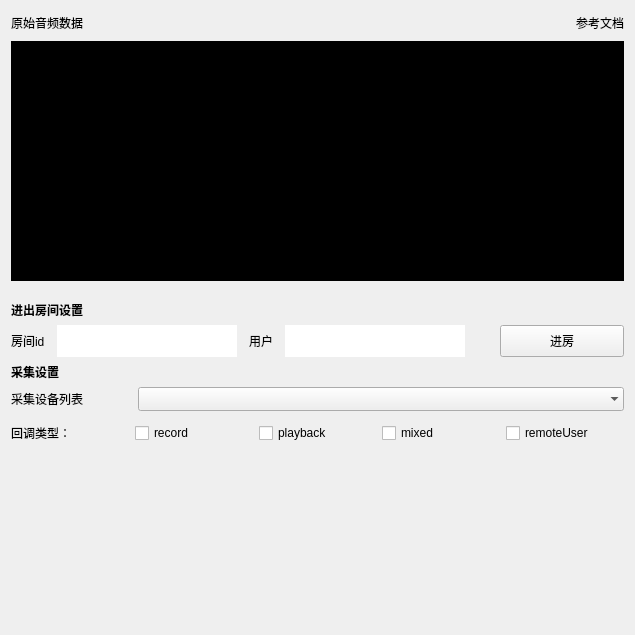
<?xml version="1.0" encoding="UTF-8"?>
<ui version="4.0">
 <class>RawAudioData</class>
 <widget class="QWidget" name="RawAudioData">
  <property name="geometry">
   <rect>
    <x>0</x>
    <y>0</y>
    <width>635</width>
    <height>635</height>
   </rect>
  </property>
  <property name="windowTitle">
   <string>Form</string>
  </property>
  <layout class="QVBoxLayout" name="verticalLayout">
   <property name="spacing">
    <number>6</number>
   </property>
   <item>
    <widget class="QWidget" name="widget_top" native="true">
     <property name="minimumSize">
      <size>
       <width>0</width>
       <height>24</height>
      </size>
     </property>
     <property name="maximumSize">
      <size>
       <width>16777215</width>
       <height>24</height>
      </size>
     </property>
     <layout class="QHBoxLayout" name="horizontalLayout">
      <property name="spacing">
       <number>6</number>
      </property>
      <property name="leftMargin">
       <number>0</number>
      </property>
      <property name="topMargin">
       <number>0</number>
      </property>
      <property name="rightMargin">
       <number>0</number>
      </property>
      <property name="bottomMargin">
       <number>0</number>
      </property>
      <item>
       <widget class="QLabel" name="label_title">
        <property name="font">
         <font>
          <bold>false</bold>
         </font>
        </property>
        <property name="text">
         <string>原始音频数据</string>
        </property>
       </widget>
      </item>
      <item>
       <spacer name="horizontalSpacer">
        <property name="orientation">
         <enum>Qt::Horizontal</enum>
        </property>
        <property name="sizeHint" stdset="0">
         <size>
          <width>40</width>
          <height>20</height>
         </size>
        </property>
       </spacer>
      </item>
      <item>
       <widget class="QLabel" name="label_7">
        <property name="minimumSize">
         <size>
          <width>18</width>
          <height>18</height>
         </size>
        </property>
        <property name="maximumSize">
         <size>
          <width>18</width>
          <height>18</height>
         </size>
        </property>
        <property name="text">
         <string/>
        </property>
        <property name="pixmap">
         <pixmap resource="../../../resources.qrc">:/img/Resources/ui/document.png</pixmap>
        </property>
        <property name="scaledContents">
         <bool>true</bool>
        </property>
       </widget>
      </item>
      <item>
       <widget class="QLabel" name="label_8">
        <property name="text">
         <string>参考文档</string>
        </property>
        <property name="openExternalLinks">
         <bool>true</bool>
        </property>
       </widget>
      </item>
     </layout>
    </widget>
   </item>
   <item>
    <widget class="QWidget" name="widget_users" native="true">
     <property name="minimumSize">
      <size>
       <width>0</width>
       <height>0</height>
      </size>
     </property>
     <property name="maximumSize">
      <size>
       <width>16777215</width>
       <height>240</height>
      </size>
     </property>
     <property name="styleSheet">
      <string notr="true">background-color: rgb(0, 0, 0);</string>
     </property>
     <layout class="QHBoxLayout" name="horizontalLayout_2">
      <property name="spacing">
       <number>0</number>
      </property>
      <property name="topMargin">
       <number>0</number>
      </property>
      <property name="bottomMargin">
       <number>0</number>
      </property>
      <item>
       <spacer name="horizontalSpacer_3">
        <property name="orientation">
         <enum>Qt::Horizontal</enum>
        </property>
        <property name="sizeHint" stdset="0">
         <size>
          <width>40</width>
          <height>20</height>
         </size>
        </property>
       </spacer>
      </item>
      <item>
       <widget class="UserWidget" name="widget" native="true">
        <property name="minimumSize">
         <size>
          <width>320</width>
          <height>240</height>
         </size>
        </property>
        <property name="maximumSize">
         <size>
          <width>320</width>
          <height>240</height>
         </size>
        </property>
       </widget>
      </item>
      <item>
       <spacer name="horizontalSpacer_4">
        <property name="orientation">
         <enum>Qt::Horizontal</enum>
        </property>
        <property name="sizeHint" stdset="0">
         <size>
          <width>40</width>
          <height>20</height>
         </size>
        </property>
       </spacer>
      </item>
     </layout>
    </widget>
   </item>
   <item>
    <widget class="QLabel" name="label_6">
     <property name="minimumSize">
      <size>
       <width>0</width>
       <height>8</height>
      </size>
     </property>
     <property name="maximumSize">
      <size>
       <width>16777215</width>
       <height>8</height>
      </size>
     </property>
     <property name="text">
      <string/>
     </property>
    </widget>
   </item>
   <item>
    <widget class="QLabel" name="label_t1">
     <property name="font">
      <font>
       <bold>true</bold>
      </font>
     </property>
     <property name="text">
      <string>进出房间设置</string>
     </property>
    </widget>
   </item>
   <item>
    <layout class="QHBoxLayout" name="horizontalLayout_3">
     <property name="spacing">
      <number>12</number>
     </property>
     <item>
      <widget class="QLabel" name="label">
       <property name="styleSheet">
        <string notr="true"/>
       </property>
       <property name="text">
        <string>房间id</string>
       </property>
      </widget>
     </item>
     <item>
      <widget class="QLineEdit" name="lineEdit_room">
       <property name="minimumSize">
        <size>
         <width>180</width>
         <height>32</height>
        </size>
       </property>
       <property name="maximumSize">
        <size>
         <width>180</width>
         <height>32</height>
        </size>
       </property>
       <property name="frame">
        <bool>false</bool>
       </property>
      </widget>
     </item>
     <item>
      <widget class="QLabel" name="label_2">
       <property name="styleSheet">
        <string notr="true"/>
       </property>
       <property name="text">
        <string>用户</string>
       </property>
      </widget>
     </item>
     <item>
      <widget class="QLineEdit" name="lineEdit_uid">
       <property name="minimumSize">
        <size>
         <width>180</width>
         <height>32</height>
        </size>
       </property>
       <property name="maximumSize">
        <size>
         <width>180</width>
         <height>32</height>
        </size>
       </property>
       <property name="frame">
        <bool>false</bool>
       </property>
      </widget>
     </item>
     <item>
      <spacer name="horizontalSpacer_2">
       <property name="orientation">
        <enum>Qt::Horizontal</enum>
       </property>
       <property name="sizeHint" stdset="0">
        <size>
         <width>40</width>
         <height>20</height>
        </size>
       </property>
      </spacer>
     </item>
     <item>
      <widget class="QPushButton" name="btn_join">
       <property name="minimumSize">
        <size>
         <width>124</width>
         <height>32</height>
        </size>
       </property>
       <property name="maximumSize">
        <size>
         <width>124</width>
         <height>32</height>
        </size>
       </property>
       <property name="text">
        <string>进房</string>
       </property>
      </widget>
     </item>
    </layout>
   </item>
   <item>
    <widget class="QLabel" name="label_t2">
     <property name="font">
      <font>
       <bold>true</bold>
      </font>
     </property>
     <property name="text">
      <string>采集设置</string>
     </property>
    </widget>
   </item>
   <item>
    <layout class="QHBoxLayout" name="horizontalLayout_5" stretch="1,4">
     <item>
      <widget class="QLabel" name="label_3">
       <property name="styleSheet">
        <string notr="true"/>
       </property>
       <property name="text">
        <string>采集设备列表</string>
       </property>
      </widget>
     </item>
     <item>
      <widget class="QComboBox" name="comboBox_device">
       <property name="minimumSize">
        <size>
         <width>0</width>
         <height>24</height>
        </size>
       </property>
       <property name="styleSheet">
        <string notr="true"/>
       </property>
       <property name="frame">
        <bool>false</bool>
       </property>
      </widget>
     </item>
    </layout>
   </item>
   <item>
    <layout class="QHBoxLayout" name="horizontalLayout_4">
     <property name="topMargin">
      <number>6</number>
     </property>
     <item>
      <widget class="QLabel" name="label_4">
       <property name="styleSheet">
        <string notr="true"/>
       </property>
       <property name="text">
        <string>回调类型：</string>
       </property>
      </widget>
     </item>
     <item>
      <widget class="QCheckBox" name="checkBox_record">
       <property name="styleSheet">
        <string notr="true"/>
       </property>
       <property name="text">
        <string>record</string>
       </property>
      </widget>
     </item>
     <item>
      <widget class="QCheckBox" name="checkBox_playback">
       <property name="text">
        <string>playback</string>
       </property>
      </widget>
     </item>
     <item>
      <widget class="QCheckBox" name="checkBox_mixed">
       <property name="text">
        <string>mixed</string>
       </property>
      </widget>
     </item>
     <item>
      <widget class="QCheckBox" name="checkBox_remote">
       <property name="text">
        <string>remoteUser</string>
       </property>
      </widget>
     </item>
    </layout>
   </item>
   <item>
    <spacer name="verticalSpacer">
     <property name="orientation">
      <enum>Qt::Vertical</enum>
     </property>
     <property name="sizeHint" stdset="0">
      <size>
       <width>20</width>
       <height>40</height>
      </size>
     </property>
    </spacer>
   </item>
   <item>
    <widget class="QLabel" name="label_5">
     <property name="text">
      <string/>
     </property>
    </widget>
   </item>
  </layout>
 </widget>
 <customwidgets>
  <customwidget>
   <class>UserWidget</class>
   <extends>QWidget</extends>
   <header>UserWidget.h</header>
   <container>1</container>
  </customwidget>
 </customwidgets>
 <resources>
  <include location="../../../resources.qrc"/>
 </resources>
 <connections/>
</ui>
